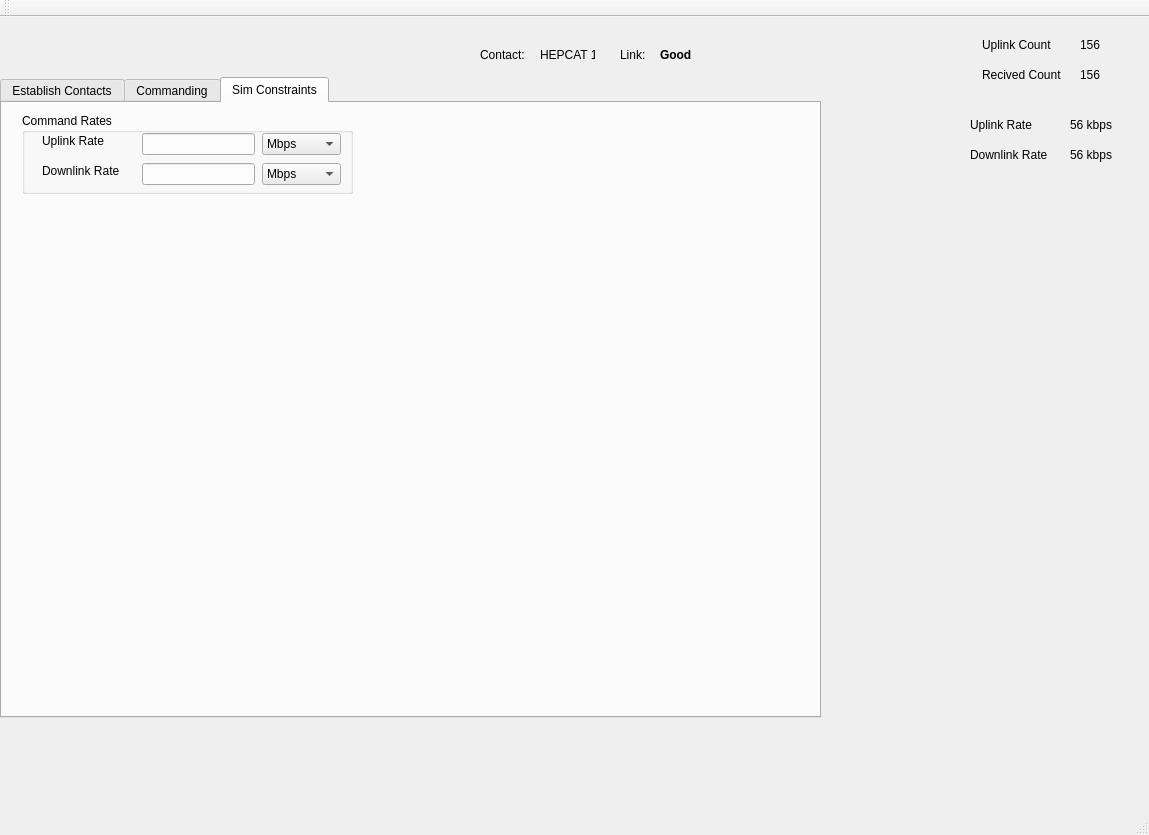
<?xml version="1.0" encoding="UTF-8"?>
<ui version="4.0">
 <class>MainWindow</class>
 <widget class="QMainWindow" name="MainWindow">
  <property name="geometry">
   <rect>
    <x>0</x>
    <y>0</y>
    <width>1149</width>
    <height>835</height>
   </rect>
  </property>
  <property name="windowTitle">
   <string>MainWindow</string>
  </property>
  <widget class="QWidget" name="centralWidget">
   <widget class="QLabel" name="label">
    <property name="geometry">
     <rect>
      <x>982</x>
      <y>20</y>
      <width>71</width>
      <height>16</height>
     </rect>
    </property>
    <property name="text">
     <string>Uplink Count</string>
    </property>
   </widget>
   <widget class="QLabel" name="label_2">
    <property name="geometry">
     <rect>
      <x>982</x>
      <y>50</y>
      <width>81</width>
      <height>16</height>
     </rect>
    </property>
    <property name="text">
     <string>Recived Count</string>
    </property>
   </widget>
   <widget class="QLabel" name="label_9">
    <property name="geometry">
     <rect>
      <x>480</x>
      <y>30</y>
      <width>55</width>
      <height>16</height>
     </rect>
    </property>
    <property name="text">
     <string>Contact:</string>
    </property>
   </widget>
   <widget class="QLabel" name="ContactName">
    <property name="geometry">
     <rect>
      <x>540</x>
      <y>30</y>
      <width>55</width>
      <height>16</height>
     </rect>
    </property>
    <property name="text">
     <string>HEPCAT 1</string>
    </property>
   </widget>
   <widget class="QTabWidget" name="tabWidget">
    <property name="geometry">
     <rect>
      <x>0</x>
      <y>60</y>
      <width>821</width>
      <height>641</height>
     </rect>
    </property>
    <property name="currentIndex">
     <number>2</number>
    </property>
    <widget class="QWidget" name="tab_2">
     <attribute name="title">
      <string>Establish Contacts</string>
     </attribute>
     <widget class="QLabel" name="label_6">
      <property name="geometry">
       <rect>
        <x>30</x>
        <y>30</y>
        <width>55</width>
        <height>16</height>
       </rect>
      </property>
      <property name="text">
       <string>Contacts</string>
      </property>
     </widget>
     <widget class="QComboBox" name="comboBox">
      <property name="geometry">
       <rect>
        <x>100</x>
        <y>30</y>
        <width>101</width>
        <height>22</height>
       </rect>
      </property>
      <item>
       <property name="text">
        <string>HEPCATS1</string>
       </property>
      </item>
      <item>
       <property name="text">
        <string>HEPCATS2</string>
       </property>
      </item>
      <item>
       <property name="text">
        <string>HEPCATS3</string>
       </property>
      </item>
     </widget>
     <widget class="QPushButton" name="pushButton_2">
      <property name="geometry">
       <rect>
        <x>90</x>
        <y>70</y>
        <width>121</width>
        <height>28</height>
       </rect>
      </property>
      <property name="text">
       <string>Establish Contact</string>
      </property>
     </widget>
    </widget>
    <widget class="QWidget" name="CommandingTab">
     <attribute name="title">
      <string>Commanding</string>
     </attribute>
     <widget class="QPushButton" name="SendCommand">
      <property name="geometry">
       <rect>
        <x>700</x>
        <y>570</y>
        <width>93</width>
        <height>28</height>
       </rect>
      </property>
      <property name="palette">
       <palette>
        <active>
         <colorrole role="Button">
          <brush brushstyle="SolidPattern">
           <color alpha="255">
            <red>170</red>
            <green>0</green>
            <blue>0</blue>
           </color>
          </brush>
         </colorrole>
        </active>
        <inactive>
         <colorrole role="Button">
          <brush brushstyle="SolidPattern">
           <color alpha="255">
            <red>214</red>
            <green>206</green>
            <blue>200</blue>
           </color>
          </brush>
         </colorrole>
        </inactive>
        <disabled>
         <colorrole role="Button">
          <brush brushstyle="SolidPattern">
           <color alpha="255">
            <red>214</red>
            <green>206</green>
            <blue>200</blue>
           </color>
          </brush>
         </colorrole>
        </disabled>
       </palette>
      </property>
      <property name="text">
       <string>Send</string>
      </property>
     </widget>
     <widget class="QGroupBox" name="groupBox_2">
      <property name="geometry">
       <rect>
        <x>20</x>
        <y>20</y>
        <width>361</width>
        <height>531</height>
       </rect>
      </property>
      <property name="title">
       <string>Commands</string>
      </property>
      <widget class="QListWidget" name="CommandList">
       <property name="geometry">
        <rect>
         <x>30</x>
         <y>40</y>
         <width>256</width>
         <height>192</height>
        </rect>
       </property>
       <item>
        <property name="text">
         <string>Set Imaging Start Time</string>
        </property>
       </item>
       <item>
        <property name="text">
         <string>MemDump</string>
        </property>
       </item>
       <item>
        <property name="text">
         <string>Set Imaging End Time</string>
        </property>
       </item>
       <item>
        <property name="text">
         <string>Check Clock Sync</string>
        </property>
       </item>
       <item>
        <property name="text">
         <string>Set Imaging Rate</string>
        </property>
       </item>
      </widget>
      <widget class="QLabel" name="label_4">
       <property name="geometry">
        <rect>
         <x>10</x>
         <y>20</y>
         <width>111</width>
         <height>16</height>
        </rect>
       </property>
       <property name="text">
        <string>Command List</string>
       </property>
      </widget>
      <widget class="QLabel" name="label_8">
       <property name="geometry">
        <rect>
         <x>40</x>
         <y>240</y>
         <width>111</width>
         <height>16</height>
        </rect>
       </property>
       <property name="text">
        <string>Commanding:</string>
       </property>
      </widget>
      <widget class="QLabel" name="CurrentCommand">
       <property name="geometry">
        <rect>
         <x>130</x>
         <y>240</y>
         <width>121</width>
         <height>16</height>
        </rect>
       </property>
       <property name="text">
        <string>SetImageROIStart</string>
       </property>
      </widget>
      <widget class="QLabel" name="label_3">
       <property name="geometry">
        <rect>
         <x>40</x>
         <y>270</y>
         <width>91</width>
         <height>16</height>
        </rect>
       </property>
       <property name="text">
        <string>Arguments:</string>
       </property>
      </widget>
      <widget class="QLineEdit" name="lineEdit">
       <property name="geometry">
        <rect>
         <x>40</x>
         <y>290</y>
         <width>251</width>
         <height>22</height>
        </rect>
       </property>
       <property name="text">
        <string>2458407.25448</string>
       </property>
      </widget>
      <widget class="QPushButton" name="pushButton">
       <property name="geometry">
        <rect>
         <x>110</x>
         <y>320</y>
         <width>93</width>
         <height>28</height>
        </rect>
       </property>
       <property name="text">
        <string>Verify</string>
       </property>
      </widget>
      <widget class="QLabel" name="SyntaxStatus">
       <property name="geometry">
        <rect>
         <x>220</x>
         <y>330</y>
         <width>91</width>
         <height>16</height>
        </rect>
       </property>
       <property name="text">
        <string>Syntax OK</string>
       </property>
      </widget>
      <widget class="QLabel" name="label_5">
       <property name="geometry">
        <rect>
         <x>10</x>
         <y>360</y>
         <width>91</width>
         <height>16</height>
        </rect>
       </property>
       <property name="text">
        <string>Command Text</string>
       </property>
      </widget>
      <widget class="QLabel" name="CommandToSend">
       <property name="geometry">
        <rect>
         <x>20</x>
         <y>380</y>
         <width>261</width>
         <height>16</height>
        </rect>
       </property>
       <property name="text">
        <string>SetImageROIStart 2458407.25448 </string>
       </property>
      </widget>
      <widget class="QPushButton" name="pushButton_3">
       <property name="geometry">
        <rect>
         <x>110</x>
         <y>420</y>
         <width>93</width>
         <height>28</height>
        </rect>
       </property>
       <property name="text">
        <string>Lock</string>
       </property>
      </widget>
     </widget>
     <widget class="QGroupBox" name="groupBox_3">
      <property name="geometry">
       <rect>
        <x>430</x>
        <y>30</y>
        <width>371</width>
        <height>521</height>
       </rect>
      </property>
      <property name="title">
       <string>Command History</string>
      </property>
      <widget class="QListWidget" name="listWidget">
       <property name="geometry">
        <rect>
         <x>20</x>
         <y>20</y>
         <width>331</width>
         <height>271</height>
        </rect>
       </property>
       <item>
        <property name="text">
         <string>SetImageROIStart</string>
        </property>
       </item>
       <item>
        <property name="text">
         <string>SetImageROIStop</string>
        </property>
       </item>
       <item>
        <property name="text">
         <string>SetImageRate</string>
        </property>
       </item>
       <item>
        <property name="text">
         <string>CheckClock</string>
        </property>
       </item>
      </widget>
      <widget class="QLabel" name="label_17">
       <property name="geometry">
        <rect>
         <x>30</x>
         <y>310</y>
         <width>71</width>
         <height>16</height>
        </rect>
       </property>
       <property name="text">
        <string>Time Sent</string>
       </property>
      </widget>
      <widget class="QLabel" name="label_18">
       <property name="geometry">
        <rect>
         <x>110</x>
         <y>310</y>
         <width>81</width>
         <height>16</height>
        </rect>
       </property>
       <property name="text">
        <string>03:58:14 UTC</string>
       </property>
      </widget>
      <widget class="QLabel" name="label_19">
       <property name="geometry">
        <rect>
         <x>30</x>
         <y>340</y>
         <width>71</width>
         <height>16</height>
        </rect>
       </property>
       <property name="text">
        <string>Arguments</string>
       </property>
      </widget>
      <widget class="QLabel" name="label_20">
       <property name="geometry">
        <rect>
         <x>30</x>
         <y>360</y>
         <width>55</width>
         <height>16</height>
        </rect>
       </property>
       <property name="text">
        <string>0.5</string>
       </property>
      </widget>
     </widget>
    </widget>
    <widget class="QWidget" name="tab">
     <attribute name="title">
      <string>Sim Constraints</string>
     </attribute>
     <widget class="QLabel" name="label_11">
      <property name="geometry">
       <rect>
        <x>40</x>
        <y>30</y>
        <width>91</width>
        <height>16</height>
       </rect>
      </property>
      <property name="text">
       <string>Uplink Rate</string>
      </property>
     </widget>
     <widget class="QLabel" name="label_12">
      <property name="geometry">
       <rect>
        <x>40</x>
        <y>60</y>
        <width>91</width>
        <height>16</height>
       </rect>
      </property>
      <property name="text">
       <string>Downlink Rate</string>
      </property>
     </widget>
     <widget class="QLineEdit" name="lineEdit_2">
      <property name="geometry">
       <rect>
        <x>140</x>
        <y>30</y>
        <width>113</width>
        <height>22</height>
       </rect>
      </property>
     </widget>
     <widget class="QLineEdit" name="lineEdit_3">
      <property name="geometry">
       <rect>
        <x>140</x>
        <y>60</y>
        <width>113</width>
        <height>22</height>
       </rect>
      </property>
     </widget>
     <widget class="QComboBox" name="UplinkScale">
      <property name="geometry">
       <rect>
        <x>260</x>
        <y>30</y>
        <width>79</width>
        <height>22</height>
       </rect>
      </property>
      <item>
       <property name="text">
        <string>Mbps</string>
       </property>
      </item>
      <item>
       <property name="text">
        <string>Kbps</string>
       </property>
      </item>
      <item>
       <property name="text">
        <string>Bitps</string>
       </property>
      </item>
     </widget>
     <widget class="QComboBox" name="DownlinkScale">
      <property name="geometry">
       <rect>
        <x>260</x>
        <y>60</y>
        <width>79</width>
        <height>22</height>
       </rect>
      </property>
      <item>
       <property name="text">
        <string>Mbps</string>
       </property>
      </item>
      <item>
       <property name="text">
        <string>Kbps</string>
       </property>
      </item>
      <item>
       <property name="text">
        <string>Bitps</string>
       </property>
      </item>
     </widget>
     <widget class="QGroupBox" name="groupBox">
      <property name="geometry">
       <rect>
        <x>20</x>
        <y>10</y>
        <width>331</width>
        <height>81</height>
       </rect>
      </property>
      <property name="title">
       <string>Command Rates</string>
      </property>
     </widget>
    </widget>
   </widget>
   <widget class="QLabel" name="label_7">
    <property name="geometry">
     <rect>
      <x>620</x>
      <y>30</y>
      <width>55</width>
      <height>16</height>
     </rect>
    </property>
    <property name="text">
     <string>Link:</string>
    </property>
   </widget>
   <widget class="QLabel" name="label_10">
    <property name="geometry">
     <rect>
      <x>660</x>
      <y>30</y>
      <width>55</width>
      <height>16</height>
     </rect>
    </property>
    <property name="font">
     <font>
      <weight>75</weight>
      <bold>true</bold>
     </font>
    </property>
    <property name="text">
     <string>Good</string>
    </property>
   </widget>
   <widget class="QLabel" name="label_13">
    <property name="geometry">
     <rect>
      <x>970</x>
      <y>100</y>
      <width>71</width>
      <height>16</height>
     </rect>
    </property>
    <property name="text">
     <string>Uplink Rate</string>
    </property>
   </widget>
   <widget class="QLabel" name="label_14">
    <property name="geometry">
     <rect>
      <x>970</x>
      <y>130</y>
      <width>81</width>
      <height>16</height>
     </rect>
    </property>
    <property name="text">
     <string>Downlink Rate</string>
    </property>
   </widget>
   <widget class="QLabel" name="label_15">
    <property name="geometry">
     <rect>
      <x>1070</x>
      <y>100</y>
      <width>55</width>
      <height>16</height>
     </rect>
    </property>
    <property name="text">
     <string>56 kbps</string>
    </property>
   </widget>
   <widget class="QLabel" name="label_16">
    <property name="geometry">
     <rect>
      <x>1070</x>
      <y>130</y>
      <width>55</width>
      <height>16</height>
     </rect>
    </property>
    <property name="text">
     <string>56 kbps</string>
    </property>
   </widget>
   <widget class="QLabel" name="label_21">
    <property name="geometry">
     <rect>
      <x>1080</x>
      <y>20</y>
      <width>55</width>
      <height>16</height>
     </rect>
    </property>
    <property name="text">
     <string>156</string>
    </property>
   </widget>
   <widget class="QLabel" name="label_22">
    <property name="geometry">
     <rect>
      <x>1080</x>
      <y>50</y>
      <width>55</width>
      <height>16</height>
     </rect>
    </property>
    <property name="text">
     <string>156</string>
    </property>
   </widget>
  </widget>
  <widget class="QMenuBar" name="menuBar">
   <property name="geometry">
    <rect>
     <x>0</x>
     <y>0</y>
     <width>1149</width>
     <height>25</height>
    </rect>
   </property>
  </widget>
  <widget class="QToolBar" name="mainToolBar">
   <attribute name="toolBarArea">
    <enum>TopToolBarArea</enum>
   </attribute>
   <attribute name="toolBarBreak">
    <bool>false</bool>
   </attribute>
  </widget>
  <widget class="QStatusBar" name="statusBar"/>
 </widget>
 <layoutdefault spacing="6" margin="11"/>
 <resources/>
 <connections/>
</ui>
